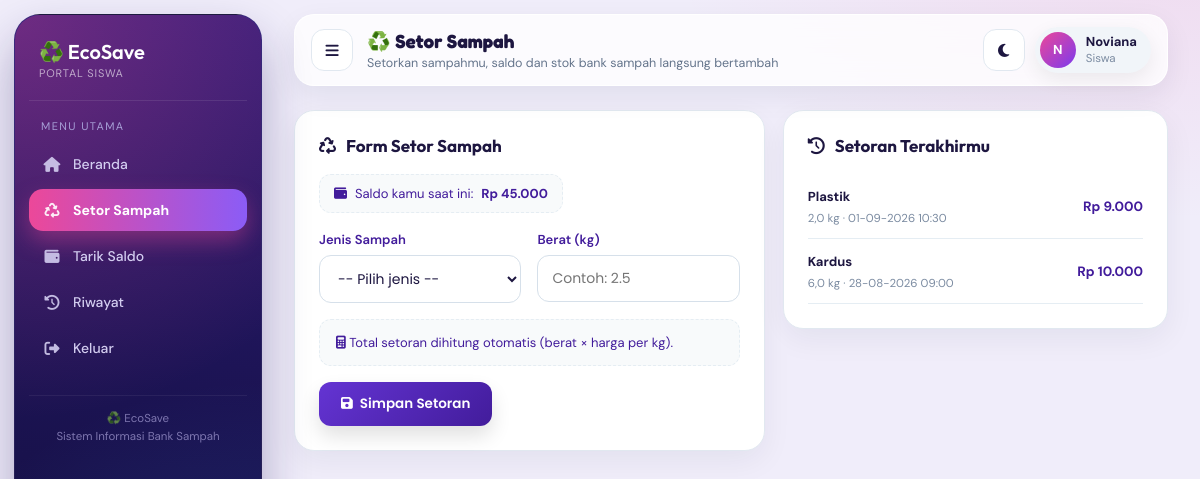
Screenshot of /setor_sampah.php (signed in) with the database file from the repository.
### tables this page shows
CREATE TABLE users (
  id_user INT AUTO_INCREMENT PRIMARY KEY,
  nama VARCHAR(100) NOT NULL,
  username VARCHAR(50) NOT NULL UNIQUE,
  password VARCHAR(255) NOT NULL,
  role ENUM('admin','siswa','guru','pengepul') DEFAULT 'siswa',
  saldo INT DEFAULT 0
);

CREATE TABLE transaksi (
  id_transaksi INT AUTO_INCREMENT PRIMARY KEY,
  id_user INT NOT NULL,
  id_sampah INT NOT NULL,
  tipe ENUM('setor','jual_pengepul','') DEFAULT 'setor',
  berat_kg FLOAT NOT NULL,
  total_rp INT NOT NULL,
  tanggal DATETIME NOT NULL,
  FOREIGN KEY (id_user) REFERENCES users(id_user),
  FOREIGN KEY (id_sampah) REFERENCES sampah(id_sampah)
);

CREATE TABLE sampah (
  id_sampah INT AUTO_INCREMENT PRIMARY KEY,
  jenis_sampah VARCHAR(50) NOT NULL,
  harga_per_kg INT NOT NULL,
  stok_kg FLOAT DEFAULT 0
);

### setor_sampah.php (the view, shortened to what this page needs)
<?php
include "koneksi.php";
$id_user = (int) $_SESSION['id_user'];
$role    = $_SESSION['role'];
function rupiah($angka)
{
    return "Rp " . number_format($angka, 0, ',', '.');
}
$q_user = mysqli_query($koneksi, "SELECT nama, saldo FROM users WHERE id_user = '$id_user'");
$user = mysqli_fetch_assoc($q_user);
$nama  = $user['nama'];
$saldo = (int) $user['saldo'];
$tema = [
    'siswa'    => ['c1' => '#6434d3', 'c2' => '#421c9b', 'bg1' => '#f5f8fa', 'bg2' => '#ecf2f6', 'soft' => '#f8fafb', 'line' => '#e5edf3', 'text' => '#333f4e', 'muted' => '#7b8ba1', 'label' => 'Siswa'],
    'guru'     => ['c1' => '#6434d3', 'c2' => '#421c9b', 'bg1' => '#f5f8fa', 'bg2' => '#ecf2f6', 'soft' => '#f8fafb', 'line' => '#e5edf3', 'text' => '#333f4e', 'muted' => '#7b8ba1', 'label' => 'Guru'],
    'pengepul' => ['c1' => '#517ab0', 'c2' => '#492d8a', 'bg1' => '#f0f5f8', 'bg2' => '#e5edf2', 'soft' => '#f4f7fa', 'line' => '#cfeee4', 'text' => '#30353c', 'muted' => '#7f858e', 'label' => 'Pengepul'],
    'admin'    => ['c1' => '#6df0c4', 'c2' => '#47288f', 'bg1' => '#f7f9fb', 'bg2' => '#ecf2f6', 'soft' => '#f4f7fa', 'line' => '#e0e9f0', 'text' => '#314054', 'muted' => '#818fa1', 'label' => 'Admin'],
];
$t = $tema[$role];
$menu = [
    'siswa' => [
        ['dashboard.php',   'fa-house',                 'Beranda'],
        ['setor_sampah.php','fa-recycle',               'Setor Sampah'],
        ['tarik_saldo.php', 'fa-wallet',                'Tarik Saldo'],
        ['riwayat.php',     'fa-clock-rotate-left',     'Riwayat'],
        ['logout.php',      'fa-right-from-bracket',    'Keluar'],
    ],
    'pengepul' => [
        ['dashboard_pengepul.php', 'fa-house',             'Beranda'],
        ['setor_sampah.php',       'fa-recycle',           'Setor Sampah'],
        ['riwayat_pengepul.php',   'fa-clock-rotate-left', 'Riwayat Pembelian'],
        ['logout.php',             'fa-right-from-bracket','Keluar'],
    ],
    'admin' => [
        ['dashboard_admin.php',  'fa-house',                  'Beranda'],
        ['setor_sampah.php',     'fa-recycle',                'Setor Sampah'],
        ['setor_admin.php',      'fa-hand-holding-dollar',    'Catat Setoran'],
        ['topup_pengepul.php',   'fa-wallet',                 'Top Up Pengepul'],
        ['verifikasi_tarik.php', 'fa-money-bill-transfer',    'Verifikasi Tarik Saldo'],
        ['kelola_sampah.php',    'fa-trash-can-arrow-up',     'Kelola Sampah'],
        ['kelola_user.php',      'fa-users',                  'Kelola Pengguna'],
        ['riwayat_admin.php',    'fa-clock-rotate-left',      'Riwayat Transaksi'],
        ['logout.php',           'fa-right-from-bracket',     'Keluar'],
    ],
];
$menu['guru'] = $menu['siswa'];
$menu_role = $menu[$role];
$subtitle = [
    'siswa'    => 'Portal Siswa',
    'guru'     => 'Portal Guru',
    'pengepul' => 'Portal Pengepul',
    'admin'    => 'Panel Admin',
][$role];
$q_sampah = mysqli_query($koneksi, "SELECT id_sampah, jenis_sampah, harga_per_kg FROM sampah ORDER BY jenis_sampah ASC");
$daftar_sampah = [];
while ($row = mysqli_fetch_assoc($q_sampah)) {
    $daftar_sampah[] = $row;
}
$q_riwayat = mysqli_query(
    $koneksi,
    "SELECT t.tanggal, t.berat_kg, t.total_rp, s.jenis_sampah
     FROM transaksi t
     JOIN sampah s ON t.id_sampah = s.id_sampah
     WHERE t.id_user = '$id_user' AND t.tipe = 'setor'
     ORDER BY t.tanggal DESC
     LIMIT 8"
);
?>
<!DOCTYPE html>
<html lang="id">
<head>
    <link rel="stylesheet" href="https://cdnjs.cloudflare.com/ajax/libs/font-awesome/6.5.2/css/all.min.css">
    <link rel="stylesheet" href="assets/tema.css">
</head>
<body>
    <aside class="sidebar">
        <div class="logo">
            ♻️ EcoSave
            <span><?= $subtitle ?></span>
        </div>
        <div class="menu-title">Menu Utama</div>
        <ul class="menu">
            <?php foreach ($menu_role as $m): ?>
                <li>
                    <a href="<?= $m[0] ?>" class="<?= $m[0] === 'setor_sampah.php' ? 'active' : '' ?>">
                        <i class="fa-solid <?= $m[1] ?>"></i>
                        <span><?= $m[2] ?></span>
                    </a>
                </li>
            <?php endforeach; ?>
        </ul>
        <div class="sidebar-footer">
            ♻️ EcoSave<br>
            Sistem Informasi Bank Sampah
        </div>
    </aside>
    <main class="main">
        <div class="topbar">
            <div>
                <h1>♻️ Setor Sampah</h1>
                <p>Setorkan sampahmu, saldo dan stok bank sampah langsung bertambah</p>
            </div>
            <div class="profile">
                <div class="profile-icon"><?= strtoupper(substr($nama, 0, 1)) ?></div>
                <div>
                    <b><?= htmlspecialchars($nama) ?></b><br>
                    <span style="color:var(--muted);"><?= $t['label'] ?></span>
                </div>
            </div>
        </div>
        <div class="grid-2">
            <div class="box">
                <div class="box-header">
                    <h2><i class="fa-solid fa-recycle"></i> Form Setor Sampah</h2>
                </div>
                <div class="saldo-chip">
                    <i class="fa-solid fa-wallet"></i>
                    Saldo kamu saat ini: <b><?= rupiah($saldo) ?></b>
                </div>
                <?php if (count($daftar_sampah) === 0): ?>
                    <div class="empty-state">
                        <i class="fa-solid fa-triangle-exclamation"></i>
                        Belum ada jenis sampah. Hubungi admin untuk menambahkannya.
                    </div>
                <?php else: ?>
                <form action="proses_setor.php" method="POST">
                    <div class="form-grid">
                        <div class="form-group">
                            <label for="id_sampah">Jenis Sampah</label>
                            <select name="id_sampah" id="id_sampah" required onchange="hitungTotal()">
                                <option value="">-- Pilih jenis --</option>
                            </select>
                        </div>
                        <div class="form-group">
                            <label for="berat_kg">Berat (kg)</label>
                            <input type="number" step="0.1" min="0.1" max="1000" name="berat_kg" id="berat_kg" placeholder="Contoh: 2.5" required oninput="hitungTotal()">
                        </div>
                        <div class="form-group full">
                            <div class="hint-box" id="hasilHitung">
                                <i class="fa-solid fa-calculator"></i> Total setoran dihitung otomatis (berat &times; harga per kg).
                            </div>
                        </div>
                        <div class="form-group full">
                            <button type="submit" class="btn">
                                <i class="fa-solid fa-floppy-disk"></i> Simpan Setoran
                            </button>
                        </div>
                    </div>
                </form>
                <?php endif; ?>
            </div>
            <div class="box">
                <div class="box-header">
                    <h2><i class="fa-solid fa-clock-rotate-left"></i> Setoran Terakhirmu</h2>
                </div>
                <?php if (mysqli_num_rows($q_riwayat) > 0): ?>
                    <?php while ($row = mysqli_fetch_assoc($q_riwayat)): ?>
                        <div class="riwayat-item">
                            <div>
                                <b style="font-size:13px;"><?= htmlspecialchars($row['jenis_sampah']) ?></b><br>
                                <small><?= number_format($row['berat_kg'], 1, ',', '.') ?> kg &middot; <?= date('d-m-Y H:i', strtotime($row['tanggal'])) ?></small>
                            </div>
                            <div class="riwayat-total"><?= rupiah($row['total_rp']) ?></div>
                        </div>
                    <?php endwhile; ?>
                <?php endif; ?>
            </div>
        </div>
    </main>
</body>
</html>

### assets/tema.css (style rules this page uses)
:root { --t-navy-1: #2f1d78; --t-navy-2: #0f0d33; --t-em: #10b981; --t-em-2: #34d399; --t-em-dk: #047857; --t-pink: #ec4899; --t-purple: #7c3aed; --t-blue: #3b82f6; --t-amber: #f5b942; --t-bg: #f0edfa; --t-surface: #ffffff; --t-ink: #1d1640; --t-muted: #64748b; --t-line: #e1e8f0; --t-radius: 20px; --t-sb-w: 248px; }
* { font-family: 'DM Sans', system-ui, sans-serif; }
h1, h2, h3, .logo, .card-value, .badge-name, .saldo-hero h2, .summary-value { font-family: 'Outfit', 'DM Sans', sans-serif; }
body { background: radial-gradient(900px 500px at 100% -10%, rgba(236, 72, 153, .12), transparent 60%), radial-gradient(700px 500px at -10% 110%, rgba(59, 130, 246, .14), transparent 60%), var(--t-bg); background-attachment: fixed; color: var(--t-ink); }
.sidebar { left: 14px; top: 14px; width: var(--t-sb-w); height: calc(100vh - 28px); padding: 22px 14px 18px; border-radius: 26px; background: linear-gradient(185deg, var(--t-navy-1) 0%, #1b1352 50%, var(--t-navy-2) 100%); box-shadow: 0 24px 48px rgba(31, 18, 90, .32); border: 1px solid rgba(255, 255, 255, .06); transition: transform .3s ease; z-index: 100; }
.sidebar::before { background-image: radial-gradient(circle at 0% 0%, rgba(236, 72, 153, .34), transparent 50%), radial-gradient(circle at 100% 100%, rgba(59, 130, 246, .30), transparent 50%); background-size: auto; }
.sidebar .logo { text-align: left; font-size: 20px; padding: 2px 10px 20px; margin-bottom: 18px; border-bottom: 1px solid rgba(255, 255, 255, .09); color: #fff; }
.sidebar .logo span { font-size: 11px; opacity: .6; margin-top: 2px; letter-spacing: .8px; text-transform: uppercase; }
.sidebar .menu-title { font-size: 11px; letter-spacing: 1.4px; color: #a79fd6; opacity: 1; padding: 0 12px; margin-bottom: 10px; }
.sidebar .menu li { margin: 4px 0; }
.sidebar .menu a { display: flex; align-items: center; gap: 12px; padding: 12px 14px; border-radius: 14px; color: #d3cdf0; font-size: 14px; font-weight: 500; transform: none; transition: background .2s, color .2s; }
.sidebar .menu a i { width: 18px; text-align: center; font-size: 15px; opacity: .9; }
.sidebar .menu a.active { background: linear-gradient(90deg, var(--t-pink), #8b5cf6); color: #fff; font-weight: 700; box-shadow: 0 10px 22px rgba(236, 72, 153, .38); transform: none; }
.sidebar .sidebar-footer { color: #a79fd6; font-size: 11.5px; border-top: 1px solid rgba(255, 255, 255, .09); padding-top: 14px; }
.main { margin-left: calc(var(--t-sb-w) + 28px); padding: 14px 32px 40px 18px; transition: margin-left .3s ease; }
.topbar, .main > .header { position: sticky; top: 12px; z-index: 50; display: flex; align-items: center; justify-content: space-between; flex-wrap: nowrap; gap: 14px; margin: 0 0 24px; padding: 12px 16px; background: rgba(255, 255, 255, .78); -webkit-backdrop-filter: blur(14px); backdrop-filter: blur(14px); border: 1px solid rgba(255, 255, 255, .9); border-radius: var(--t-radius); box-shadow: 0 10px 28px rgba(15, 34, 56, .07); }
.tb-judul h1 { font-size: 19px; font-weight: 700; color: var(--t-ink); line-height: 1.25; }
.tb-judul p { font-size: 12.5px; color: var(--t-muted); margin-top: 2px; }
.profile { display: flex; align-items: center; gap: 10px; padding: 5px 14px 5px 5px; border-radius: 999px; background: #f1f5f9; font-size: 13px; line-height: 1.25; color: var(--t-ink); }
.profile span { font-size: 11.5px; }
.profile-icon { width: 36px; height: 36px; border-radius: 50%; display: grid; place-items: center; font-weight: 700; color: #fff; background: linear-gradient(135deg, var(--t-pink), var(--t-purple)); box-shadow: none; }
.card, .box, .table-box, .impact-box, .chart-box, .badge-card, .summary-card { border-radius: var(--t-radius); border: 1px solid var(--t-line); box-shadow: 0 10px 30px rgba(15, 34, 56, .06); }
.box h2, .table-header h2, .impact-box h2 { font-size: 17px; color: var(--t-ink); }
input, select, textarea { border-radius: 12px; border: 1.5px solid #d6e0ea; background: #fff; color: var(--t-ink); transition: border-color .2s, box-shadow .2s; }
.submit-btn, .btn:not(.btn-danger):not(.btn-warning):not(.btn-secondary) { border-radius: 12px; font-weight: 600; transition: transform .15s, box-shadow .2s, filter .2s; }

### rows the page displays
users: nama "N", nama "Noviana", saldo "Rp 45.000"
transaksi: id_sampah.jenis_sampah "Plastik", berat_kg "2,0", tanggal "01-09-2026 10:30", total_rp "Rp 9.000"
transaksi: id_sampah.jenis_sampah "Kardus", berat_kg "6,0", tanggal "28-08-2026 09:00", total_rp "Rp 10.000"

### other values shown
$subtitle "PORTAL SISWA"
$m[2] "Beranda"
$m[2] "Setor Sampah"
$m[2] "Tarik Saldo"
$m[2] "Riwayat"
$m[2] "Keluar"
$t['label'] "Siswa"
